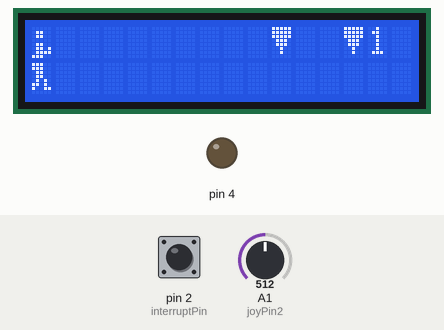
Simulated run of this sketch. Board: Arduino Uno, built with avr-gcc and run on an emulated ATmega328P. On the bench: 16×2 character LCD, output pins drawn as LEDs (lit = HIGH). Inputs (shaded band) come from the test bench; at power-on: A1 (joyPin2) = 512, pin 2 (interruptPin) LOW. Random numbers use the default seed unless the sketch sets one.

Above: at 1.2 s.
1.3 s: A1 (joyPin2) set to 674
3.9 s: A1 (joyPin2) set to 697
At 4.26 s:
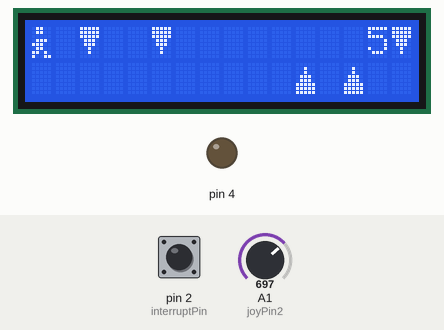
6.7 s: pin 2 (interruptPin) pulled HIGH for 0.45 s
At 7.01 s:
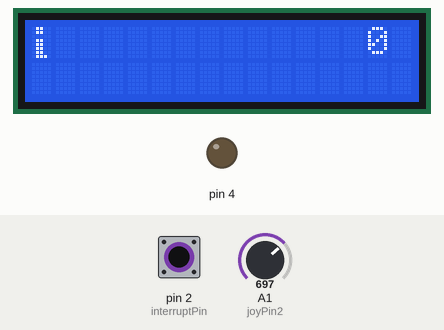
9.5 s: pin 2 (interruptPin) pulled HIGH for 1 s
At 9.8 s:
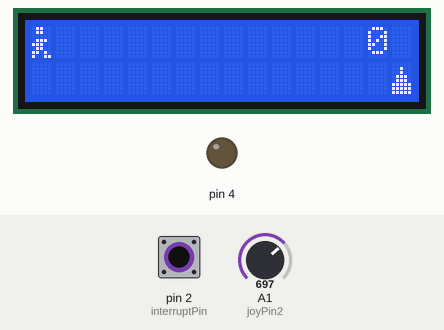
13.5 s: pin 2 (interruptPin) pulled HIGH for 0.45 s
At 13.78 s:
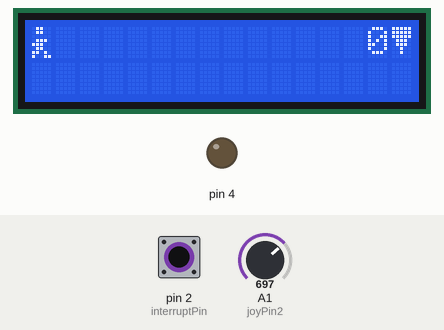
16.6 s: A1 (joyPin2) set to 306
At 16.98 s:
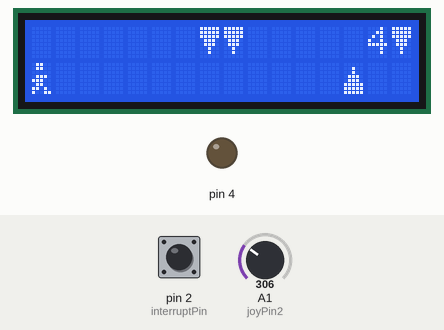

Measured:
- the behaviour switches between 682 and 683 on A1 (joyPin2) (found by bisection; images 0 and 1)
- what the display in image 0 shows lasts 0.4 s, from 0.9 s to 1.3 s

The sketch:

Project2v2.ino
```cpp
#include <LiquidCrystal.h>;
#include <math.h>;
LiquidCrystal lcd(5,6,8,9,10,11);

const byte interruptPin = 2;
int joyPin1 = 0;                 // slider variable connecetd to analog pin 0
int joyPin2 = 1;                 // slider variable connecetd to analog pin 1
int joyValue= 0;
int score = 0;
boolean isJumping = false;
boolean isDucking = false;
boolean isRunning = true;
boolean isDead = false;
int delayTime= 400;
int sw = 1;
boolean upperTerrain[16] = {false,false,false,false,false,false,false,false,false,false,
                            false,false,false,true,false,false};
boolean lowerTerrain[16] = {false,false,false,false,false,false,false,false,false,false,
                            false,false,false,false,false,true};
static byte highSpike[8] = {
    B11111,
    B11111,
    B11111,
    B01110,
    B01110,
    B00100,
    B00100,
    B00000,
};
static byte jumping[8] = {
    B01100,
    B01100,
    B00000,
    B01110,
    B11100,
    B01100,
    B11010,
    B10011,
};
static byte alternateJump[8] = {
    B01100,
    B01100,
    B00000,
    B01100,
    B01100,
    B01100,
    B01100,
    B01110,
};

static byte lowSpike[8] = {
    B00000,
    B00100,
    B00100,
    B01110,
    B01110,
    B11111,
    B11111,
    B11111,
};
static byte upperHalf[8] = {
    B00000,
    B01100,
    B01100,
    B00000,
    B01100,
    B01101,
    B01111,
    B11100,
};
static byte lowerHalf[8] = {
    B11100,
    B11100,
    B01100,
    B01100,
    B01010,
    B11010,
    B10011,
    B00000,
};
static byte alternateLower[8] = {
    B01100,
    B01100,
    B01100,
    B01100,
    B01100,
    B01100,
    B01110,
    B00000,
};
static byte alternateUpper[8] = {
    B00000,
    B01100,
    B01100,
    B00000,
    B01100,
    B01100,
    B01100,
    B01100,
};

//SETUP
void setup() {
  analogWrite(4,50);
  lcd.begin(16,2);
  lcd.createChar(0,jumping);
  lcd.createChar(1,alternateLower);
  lcd.createChar(2,upperHalf);
  lcd.createChar(3,lowerHalf);
  lcd.createChar(4,highSpike);
  lcd.createChar(5,lowSpike);
  lcd.createChar(6,alternateUpper);
  lcd.createChar(7,alternateJump);
  pinMode(interruptPin, INPUT);
  attachInterrupt(digitalPinToInterrupt(2), resetGame, RISING);

  Serial.begin(9600);
}
//LOOP
void loop() {
  // reads the value of the variable resistor and outputs readable value
  joyValue = getJoyValue(analogRead(joyPin2));

  //sets runners current state
  if (joyValue> 53){
    isJumping = true;
    isDucking = false;
    isRunning = false;
  }
  if(joyValue<51){
    isJumping = false;
    isDucking = true;
    isRunning = false;
  }
  if(joyValue> 50 && joyValue<54){
    isJumping = false;
    isDucking = false;
    isRunning = true;
  }
  //if still alive continue game
  if(!isDead){
    shiftArrays();
    printScreen();

    //increment score counter every loop and display
    score++;
    lcd.setCursor(14,0);
    lcd.print(int(score/2));
  }
  else{//if death then print menu with last score
    lcd.setCursor(0,0);
    lcd.print("Press Stick!");
    lcd.setCursor(0,1);
    lcd.print("Last Run:");
    lcd.setCursor(10,1);
    lcd.print(int(score/2));
  }
   //checks death
  if((upperTerrain[0]&& (isRunning||isJumping))||(lowerTerrain[0]&&(isRunning||isDucking))){
    isDead= true;
  }
  //delay needed for loops to run slow enough
  delay(delayTime);
  if (delayTime>50)delayTime--;
  lcd.clear();
}//end loop

void printScreen(){

  //print character with running motion
  if(isJumping){
    if(sw== 1){
      lcd.setCursor(0,0);
      lcd.write(byte(0));
      sw=0;
    }else{
      lcd.setCursor(0,0);
      lcd.write(byte(7));
      sw=1;
    }
  }
  else if(isDucking){
    if(sw== 1){
      lcd.setCursor(0,1);
      lcd.write(byte(0));
      sw=0;
    }else{
      lcd.setCursor(0,1);
      lcd.write(byte(7));
      sw=1;
    }
  }
  else{
    if(sw==1){
      lcd.setCursor(0,0);
      lcd.write(byte(2));
      lcd.setCursor(0,1);
      lcd.write(byte(3));
      sw = 0;
    }else{
      lcd.setCursor(0,0);
      lcd.write(byte(6));
      lcd.setCursor(0,1);
      lcd.write(byte(1));
      sw = 1;
    }

  }
  //print terrain
  for (int c = 0; c<16;c++){
    if (upperTerrain[c]){
      lcd.setCursor(c,0);
      lcd.write(byte(4));
    }
    if(lowerTerrain[c]){
      lcd.setCursor(c,1);
      lcd.write(byte(5));
    }
  }
}

//function gets readable joystick value
int getJoyValue(int data) {
  return (data * 9 / 1024) + 48;
 }

void shiftArrays(){

  for (int i=0;i<16;i++){
    upperTerrain[i] = upperTerrain[i+1];
    lowerTerrain[i] = lowerTerrain[i+1];
  }

  if (upperTerrain[14]||upperTerrain[15]){
     lowerTerrain[14] = false;
     lowerTerrain[15] = false;
     int x = int(rand()%10);
     if (x>4){
      upperTerrain[15] = true;
     }
     else {
      upperTerrain[15] = false;
      lowerTerrain[15]=true;
     }
  }
  if (lowerTerrain[14]|| lowerTerrain[15]){
     upperTerrain[14] = false;
     upperTerrain[15] = false;
     int y = int(rand()%10);
     if (y>4){
      lowerTerrain[15] = true;
     }
     else {
      lowerTerrain[15] = false;
     }
  }
}
void resetGame(){
  isJumping = false;
  isDucking = false;
  isRunning = true;
  isDead = false;
  delayTime = 400;
  for (int i =0;i<16;i++){
    upperTerrain[i] = false;
    lowerTerrain[i]=false;
  }
  score = 0;
}
```
